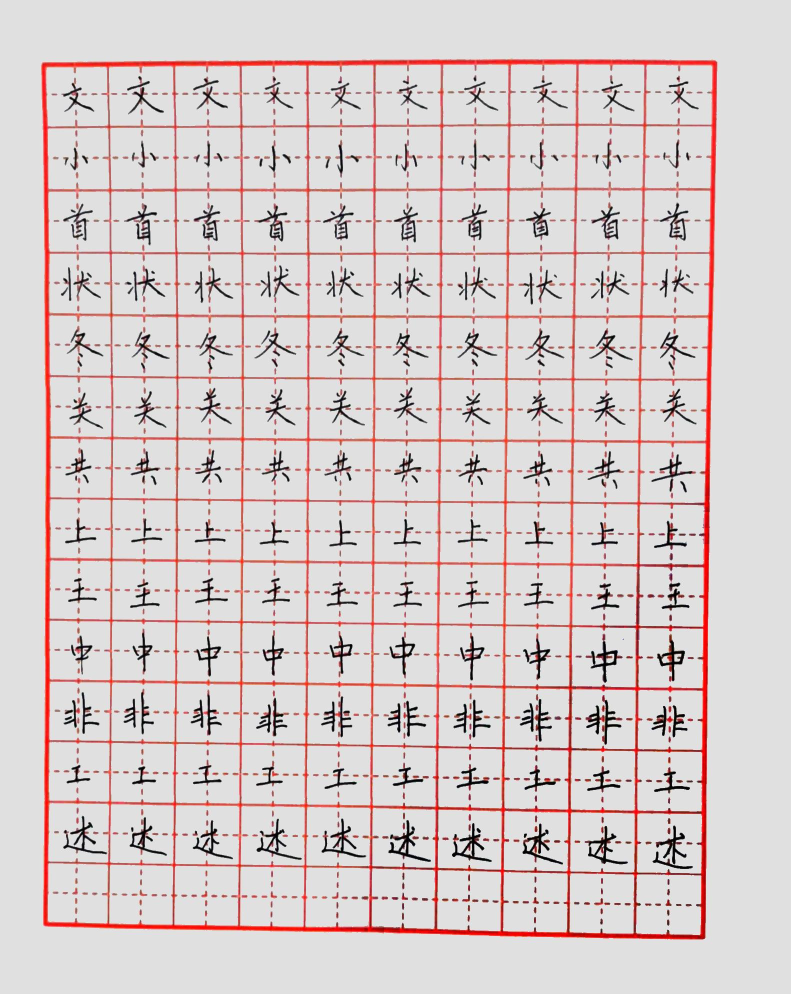
#> input picture src/Hard Pen Calligraphy/img/105.jpg, 1582 x 1987 px (shown at 1/2 size)
$ python test02.py
#> lines starting #> are read from the running program, lines starting #| are printed output that depends on the picture; after the words box and inside, x2 and y2 are one past the last pixel; in counts of white or black regions, pixels touching at a corner belong together
import cv2
import numpy as np


image=cv2.imread('./img/105.jpg')
#> image is the input picture: shape (1987, 1582, 3); mean B, G, R 204.3, 204.6, 215.9
# print(image.shape)
h = int(1000 * image.shape[1] / image.shape[0])
#> h = 796

image = cv2.resize(image, (600, h))
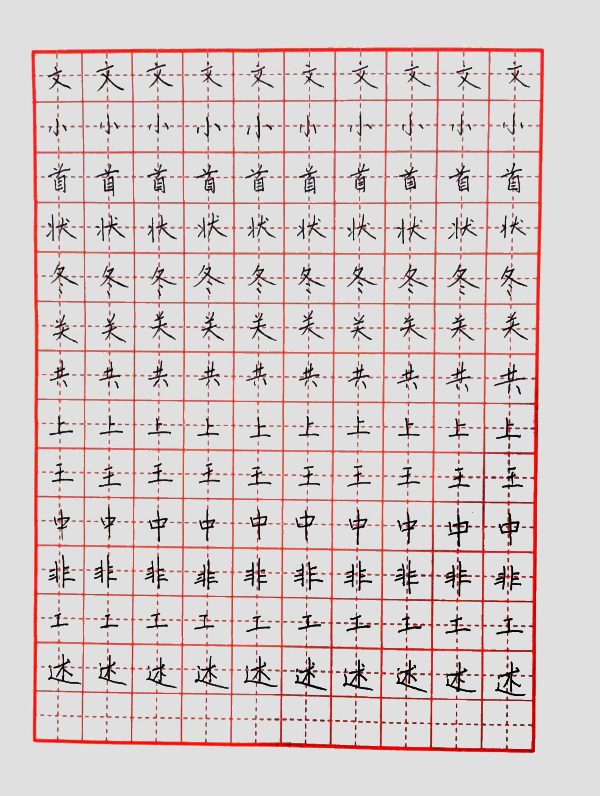
#> image: shape (796, 600, 3); mean B, G, R 204.2, 204.6, 215.8
# image = cv2.resize(image, (273,364))


#设定颜色HSV范围，假定为红色
# redLower = np.array([100, 20, 25])
# redUpper = np.array([200, 150, 150])
#
# # hsv = cv2.cvtColor(image, cv2.COLOR_BGR2HSV)
#
# #去除颜色范围外的其余颜色
# mask = cv2.inRange(image, redLower, redUpper)

# 转成灰度图片
image = cv2.cvtColor(image, cv2.COLOR_BGR2GRAY);
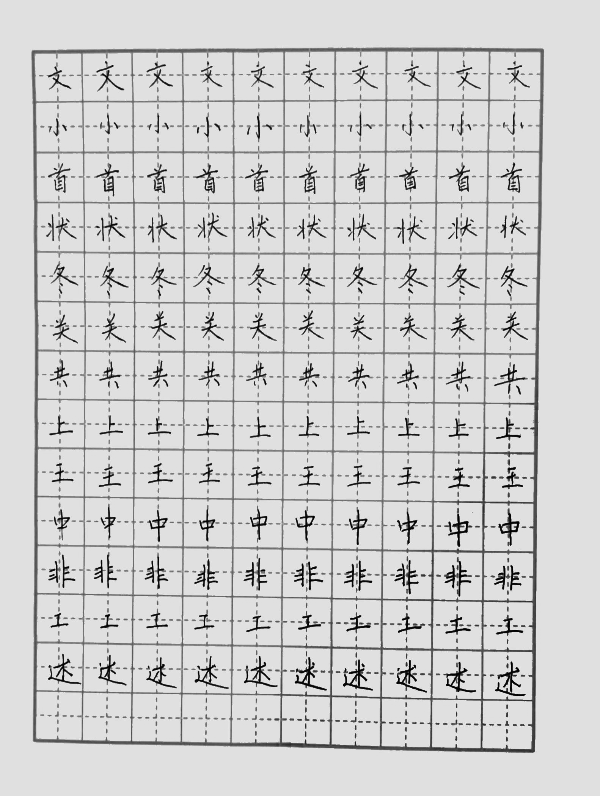
#> image: shape (796, 600); min 0, max 248, mean 207.9
# 二值化操作
ret, binary = cv2.threshold(image, 127, 255, cv2.THRESH_BINARY)
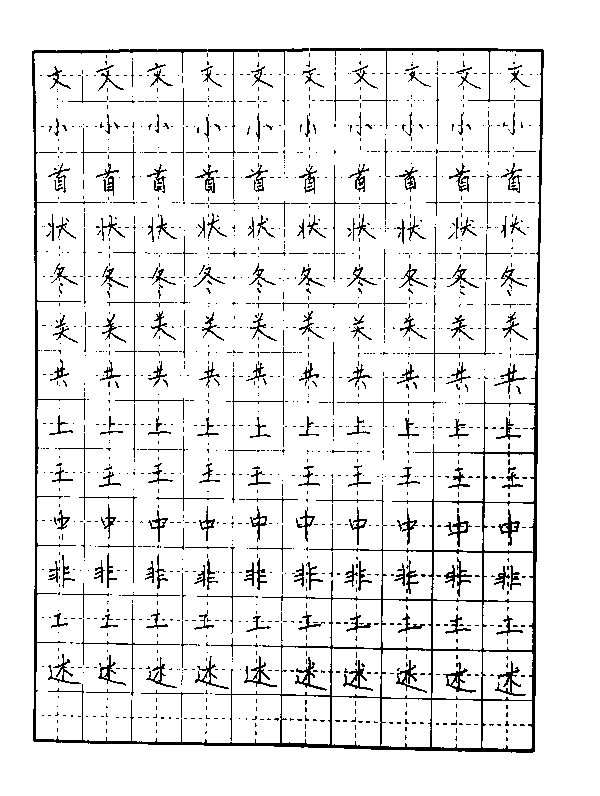
#> binary: shape (796, 600); 91.8% white; black in thin lines or dots, all inside (x1, y1, x2, y2) = (32, 48, 544, 753)


# dst = cv2.cornerHarris(src=binary, blockSize=4, ksize=5, k=0.04)
# # 变量a的阈值为0.01 * dst.max()，如果dst的图像值大于阈值，那么该图像的像素点设为True，否则为False
# # 将图片每个像素点根据变量a的True和False进行赋值处理，赋值处理是将图像角点勾画出来
# a = dst>0.01 * dst.max()
# binary[a] = [0, 0, 255]
# cv2.imshow('corners_', binary)
# cv2.waitKey(0)           # 按Esc查看下一张


dst=cv2.cornerHarris(binary,4,5,0.06)#调用函数cornerHarris
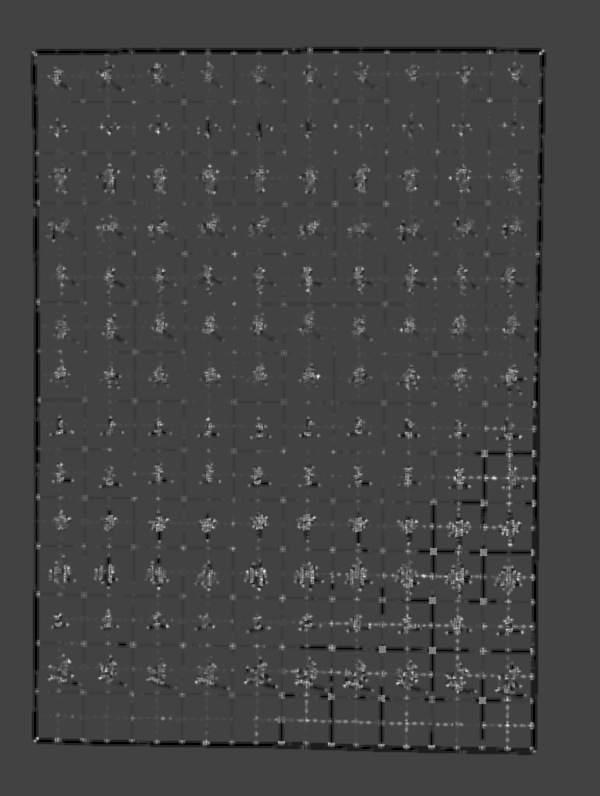
#> dst: shape (796, 600) float32; min -2.73, max 7.76, mean 0.0387; drawn with min black and max white
print(dst.shape)
#| (796, 600)

dst_norm=np.empty(dst.shape,dtype=np.float32)
print(dst_norm.shape)
#| (796, 600)


cv2.normalize(dst,dst_norm,alpha=0,beta=255,norm_type=cv2.NORM_MINMAX)#归一化

print(dst_norm)
#> (printed output is left out)

for i in range(dst_norm.shape[0]):
    for j in range(dst_norm.shape[1]):
        if int(dst_norm[i,j])>120:
            cv2.circle(image,(j,i),2,(0,255,0),2)
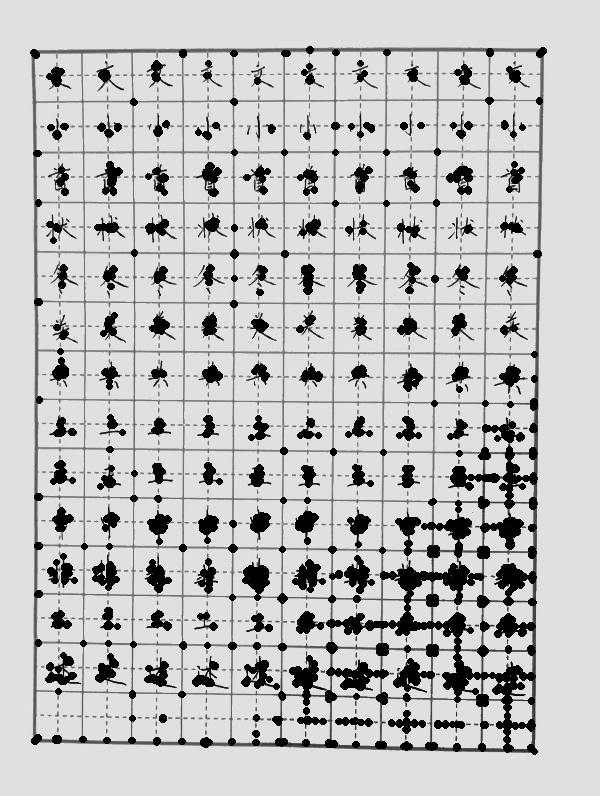
#> image: shape (796, 600); 10.17% of pixels changed, all inside (x1, y1, x2, y2) = (30, 46, 547, 755)

cv2.imshow('image', image)

cv2.waitKey(0)

$ run again, with src/Hard Pen Calligraphy/img/01.jpg copied over src/Hard Pen Calligraphy/img/105.jpg
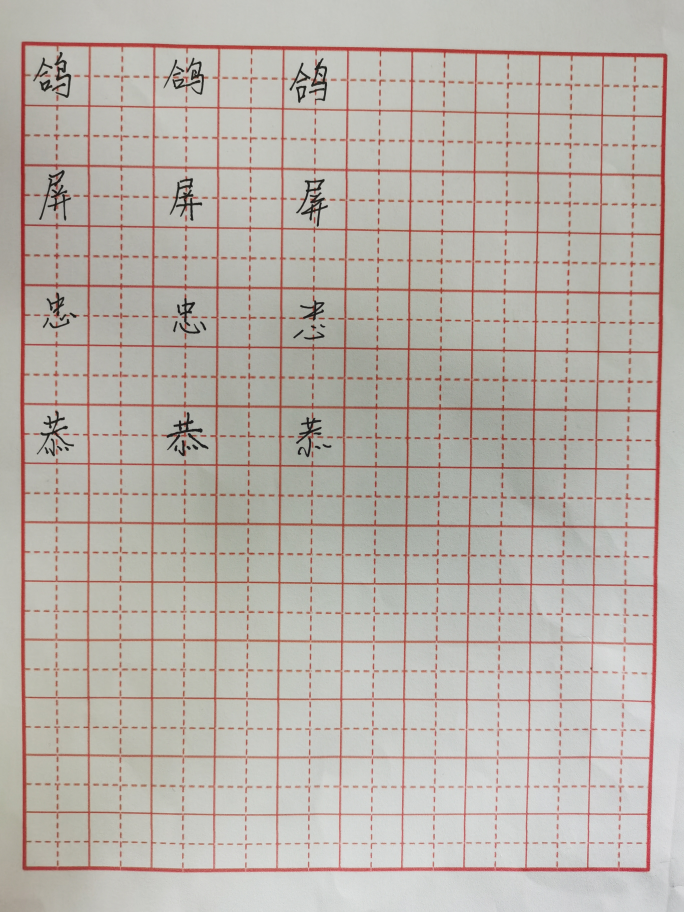
#> input picture src/Hard Pen Calligraphy/img/01.jpg, 2736 x 3648 px (shown at 1/4 size)
#> image is the input picture: shape (3648, 2736, 3); mean B, G, R 171.7, 178.6, 185.1
#> `ret, binary = cv2.threshold(image, 127, 255, cv2.THRESH_BINARY)`:
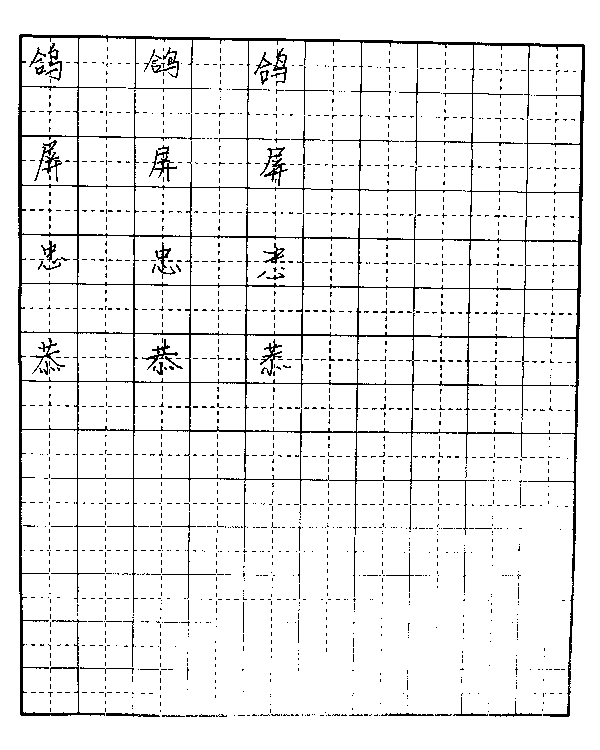
#> binary: shape (750, 600); 93.2% white; black in thin lines or dots, all inside (x1, y1, x2, y2) = (18, 34, 585, 717)
#| (750, 600)
#| (750, 600)
#> (printed output is left out)
#> after the loop `for i in range(dst_norm.shape[0]):`:
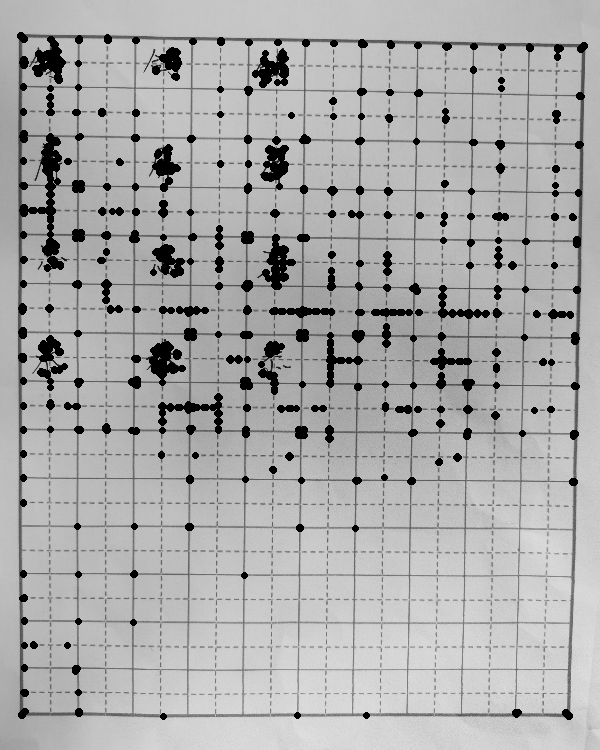
#> image: shape (750, 600); min 0, max 229, mean 170.5

$ run again, with src/Hard Pen Calligraphy/img/101.jpg copied over src/Hard Pen Calligraphy/img/105.jpg
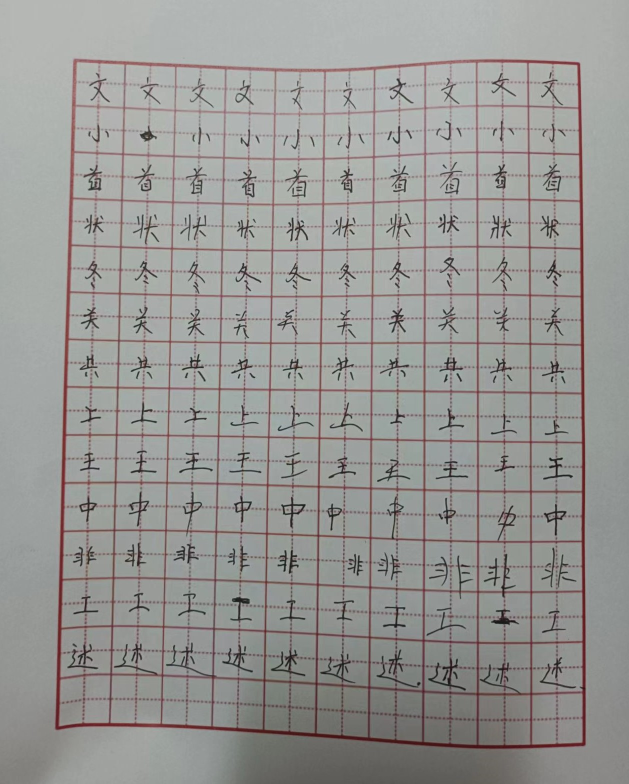
#> input picture src/Hard Pen Calligraphy/img/101.jpg, 1258 x 1568 px (shown at 1/2 size)
#> image is the input picture: shape (1568, 1258, 3); mean B, G, R 148.7, 151.2, 151.9
#> `ret, binary = cv2.threshold(image, 127, 255, cv2.THRESH_BINARY)`:
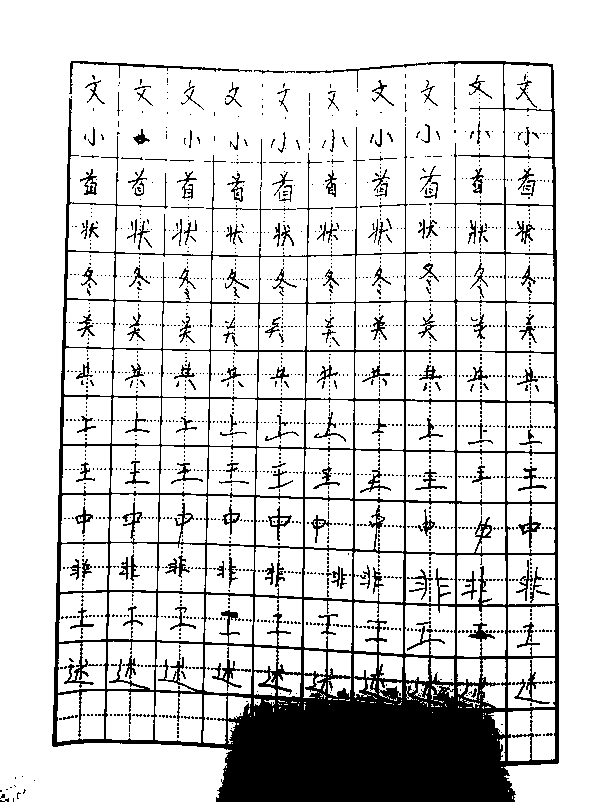
#> binary: shape (802, 600); 83.6% white; 1647 black regions (1468 under 20 px), largest, box (x1, y1, x2, y2) and area: (52, 61, 559, 802) 58565, (69, 61, 252, 94) 494, (514, 660, 550, 704) 290
#| (802, 600)
#| (802, 600)
#> (printed output is left out)
#> after the loop `for i in range(dst_norm.shape[0]):`:
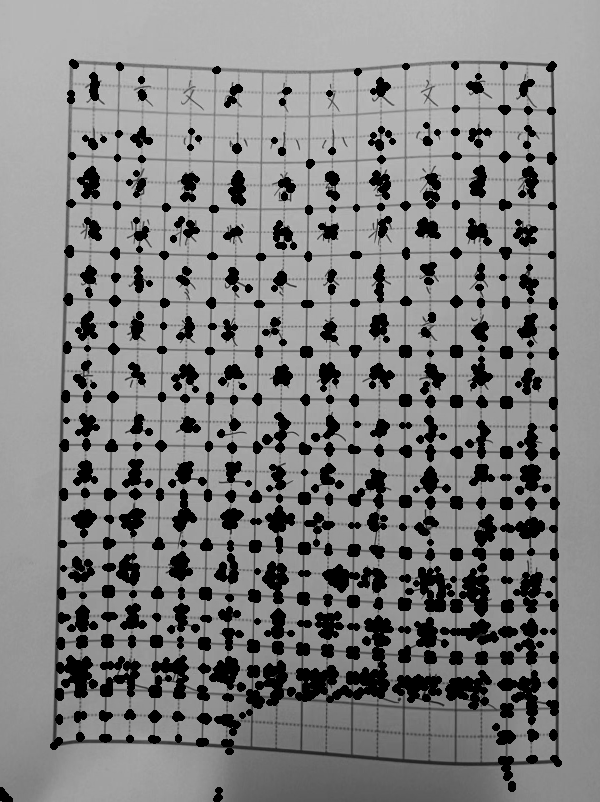
#> image: shape (802, 600); min 0, max 199, mean 130.6
